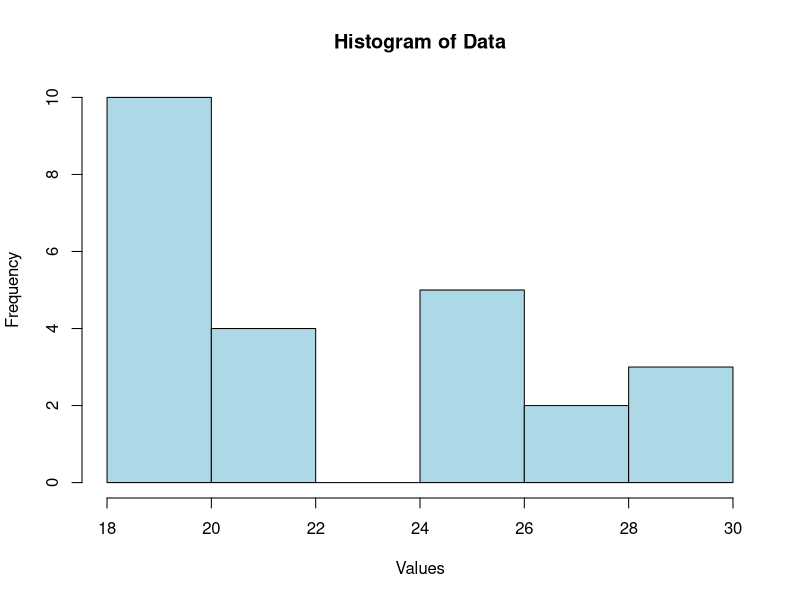

Here is the R script that generated this plot:
x <- c(18,18,18,20,20,20,20,20,20,20,21,21,
       21,21,25,25,25,25,25,28,28,30,30,30)

# Equal-frequency partitioning into 3 bins
bins <- split(sort(x), rep(1:3, each = 8))
print(bins)

# Smoothing by bin means
means <- lapply(bins, function(b) rep(mean(b), length(b)))
print(means)

# Smoothing by bin boundaries
smooth <- function(b) {
  sapply(b, function(v) {
    boundaries <- range(b)
    if (abs(v - boundaries[1]) <= abs(v - boundaries[2]))
      boundaries[1]
    else
      boundaries[2]
  })
}

boundary <- lapply(bins, smooth)
print(boundary)

# Histogram
hist(x, main = "Histogram of Data",
     xlab = "Values", col = "lightblue")
